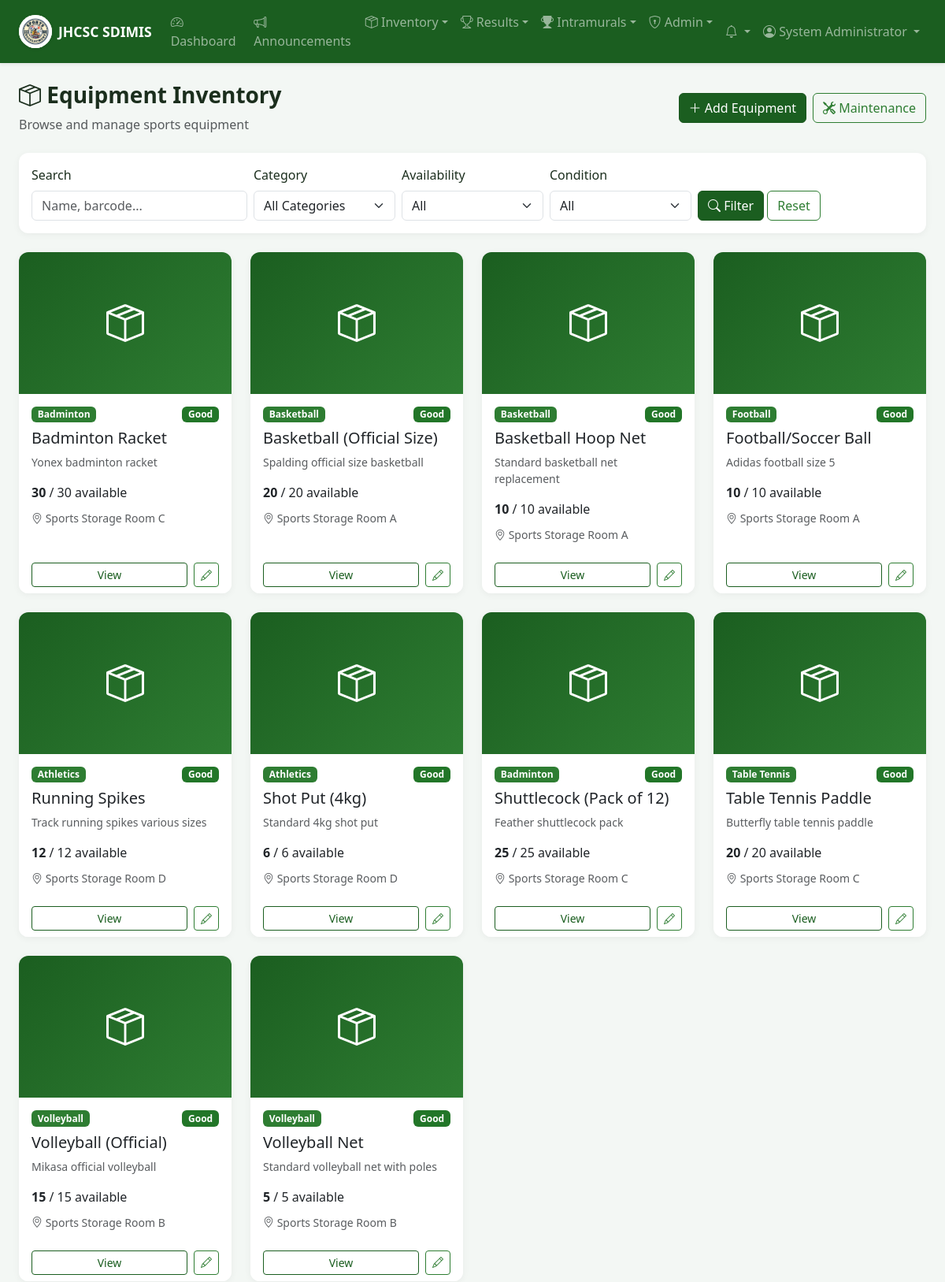
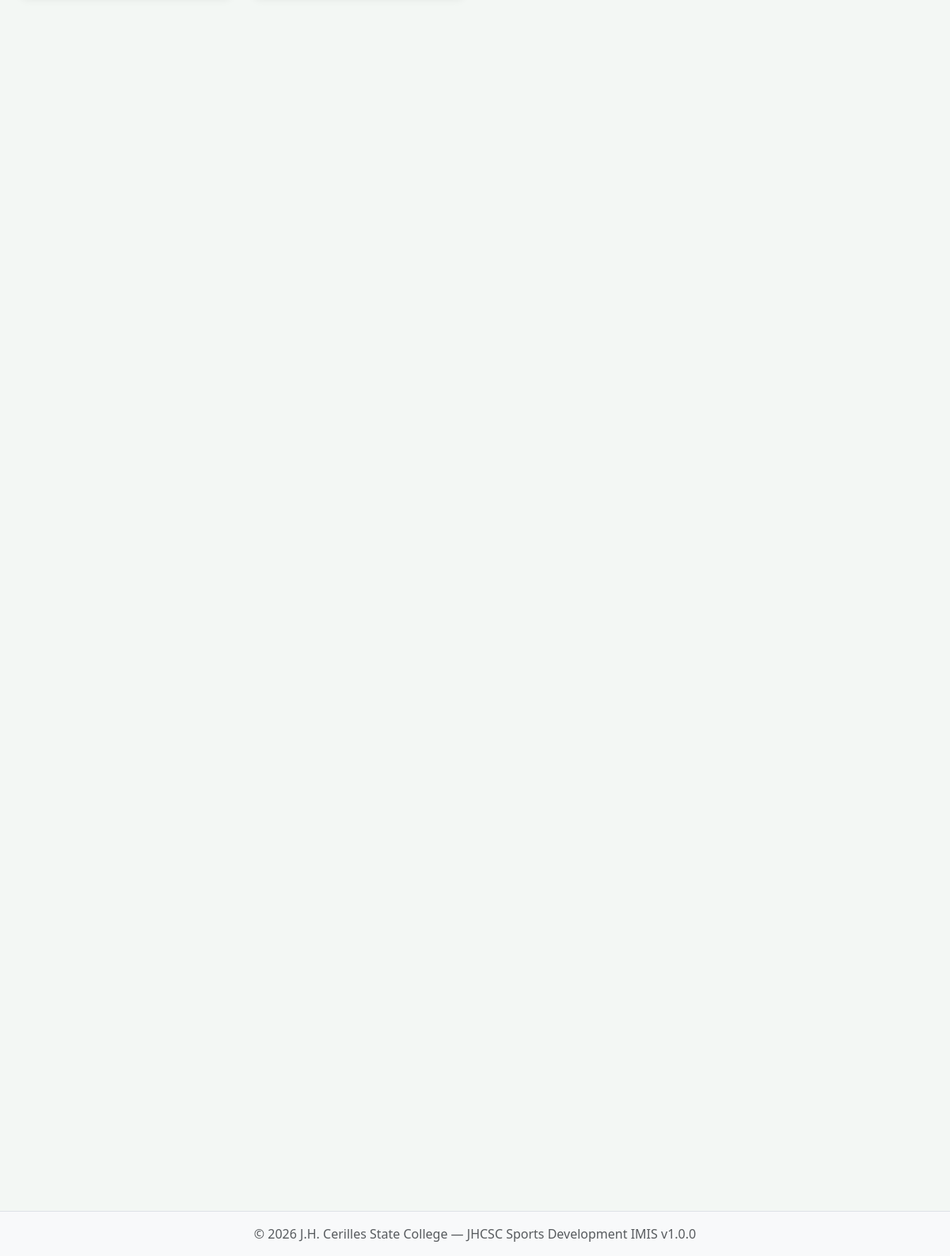
Page /equipment/index.php (signed in) on the committed database (2 pictures, top to bottom).
### tables this page shows
CREATE TABLE IF NOT EXISTS equipment (
    id INT AUTO_INCREMENT PRIMARY KEY,
    category_id INT NOT NULL,
    name VARCHAR(150) NOT NULL,
    description TEXT,
    barcode VARCHAR(50) DEFAULT NULL UNIQUE,
    quantity_total INT NOT NULL DEFAULT 0,
    quantity_available INT NOT NULL DEFAULT 0,
    quantity_borrowed INT NOT NULL DEFAULT 0,
    quantity_reserved INT NOT NULL DEFAULT 0,
    quantity_damaged INT NOT NULL DEFAULT 0,
    quantity_maintenance INT NOT NULL DEFAULT 0,
    `condition` ENUM('excellent', 'good', 'fair', 'poor', 'damaged') NOT NULL DEFAULT 'good',
    location VARCHAR(100) DEFAULT 'Sports Office',
    image VARCHAR(255) DEFAULT NULL,
    low_stock_threshold INT NOT NULL DEFAULT 3,
    is_active TINYINT(1) NOT NULL DEFAULT 1,
    created_at TIMESTAMP DEFAULT CURRENT_TIMESTAMP,
    updated_at TIMESTAMP DEFAULT CURRENT_TIMESTAMP ON UPDATE CURRENT_TIMESTAMP,
    FOREIGN KEY (category_id) REFERENCES equipment_categories(id) ON DELETE RESTRICT
);

CREATE TABLE IF NOT EXISTS equipment_categories (
    id INT AUTO_INCREMENT PRIMARY KEY,
    name VARCHAR(100) NOT NULL UNIQUE,
    description TEXT,
    is_active TINYINT(1) NOT NULL DEFAULT 1,
    created_at TIMESTAMP DEFAULT CURRENT_TIMESTAMP
);

### includes/auth.php (called while the page is built, shortened)
<?php
require_once __DIR__ . '/functions.php';
function isLoggedIn(): bool
{
    return isset($_SESSION['user_id']) && !empty($_SESSION['user_id']);
}
function canManageInventory(): bool
{
    return isLoggedIn() && in_array($_SESSION['user_role'], ['admin', 'coordinator', 'staff'], true);
}

### equipment/index.php (the view, shortened to what this page needs)
<?php
require_once __DIR__ . '/../includes/auth.php';
$db = getDB();
$search = get('search');
$page = max(1, (int) get('page', '1'));
$perPage = 12;
$where = ['e.is_active = 1'];
$params = [];
$whereClause = implode(' AND ', $where);
$countStmt = $db->prepare("SELECT COUNT(*) FROM equipment e WHERE $whereClause");
$countStmt->execute($params);
$total = (int) $countStmt->fetchColumn();
$pagination = paginate($total, $perPage, $page);
$sql = "SELECT e.*, c.name as category_name FROM equipment e
        JOIN equipment_categories c ON e.category_id = c.id
        WHERE $whereClause ORDER BY e.name ASC LIMIT {$pagination['offset']}, $perPage";
$stmt = $db->prepare($sql);
$stmt->execute($params);
$equipment = $stmt->fetchAll();
require_once __DIR__ . '/../includes/header.php';
?>
<div class="page-header d-flex justify-content-between align-items-center flex-wrap gap-2">
    <div>
        <h1><i class="bi bi-box-seam"></i> Equipment Inventory</h1>
        <p class="text-muted mb-0">Browse and manage sports equipment</p>
    </div>
    <?php if (canManageInventory()): ?>
    <div class="d-flex gap-2">
        <a href="<?= BASE_URL ?>/equipment/add.php" class="btn btn-primary"><i class="bi bi-plus-lg"></i> Add Equipment</a>
        <a href="<?= BASE_URL ?>/equipment/maintenance.php" class="btn btn-outline-secondary"><i class="bi bi-tools"></i> Maintenance</a>
    </div>
    <?php endif; ?>
</div>
<div class="filter-bar">
    <form method="GET" class="row g-2 align-items-end">
        <div class="col-md-3">
            <label class="form-label">Search</label>
            <input type="text" name="search" class="form-control" placeholder="Name, barcode..." value="<?= sanitize($search) ?>">
        </div>
        <div class="col-md-2">
            <label class="form-label">Category</label>
            <select name="category" class="form-select">
                <option value="">All Categories</option>
            </select>
        </div>
        <div class="col-md-2">
            <label class="form-label">Availability</label>
            <select name="availability" class="form-select">
                <option value="">All</option>
            </select>
        </div>
        <div class="col-md-2">
            <label class="form-label">Condition</label>
            <select name="condition" class="form-select">
                <option value="">All</option>
            </select>
        </div>
        <div class="col-md-3">
            <button type="submit" class="btn btn-primary"><i class="bi bi-search"></i> Filter</button>
            <a href="<?= BASE_URL ?>/equipment/index.php" class="btn btn-outline-secondary">Reset</a>
        </div>
    </form>
</div>
<div class="row g-4">
    <?php if (empty($equipment)): ?>
    <div class="col-12 text-center py-5">
        <i class="bi bi-inbox" style="font-size: 4rem; color: #ccc;"></i>
        <p class="text-muted mt-3">No equipment found</p>
    </div>
    <?php else: ?>
    <?php foreach ($equipment as $eq): ?>
    <div class="col-md-6 col-lg-4 col-xl-3">
        <div class="card equipment-card h-100">
            <?php if ($eq['image']): ?>
            <img src="<?= UPLOAD_URL . sanitize($eq['image']) ?>" class="card-img-top" alt="<?= sanitize($eq['name']) ?>">
            <?php else: ?>
            <div class="placeholder-img"><i class="bi bi-box-seam"></i></div>
            <?php endif; ?>
            <div class="card-body">
                <div class="d-flex justify-content-between align-items-start mb-2">
                    <span class="badge bg-secondary"><?= sanitize($eq['category_name']) ?></span>
                    <?= statusBadge($eq['condition']) ?>
                </div>
                <h5 class="card-title"><?= sanitize($eq['name']) ?></h5>
                <p class="card-text text-muted small"><?= sanitize(substr($eq['description'] ?? '', 0, 80)) ?></p>
                <div class="d-flex justify-content-between align-items-center mb-2">
                    <span><strong><?= $eq['quantity_available'] ?></strong> / <?= $eq['quantity_total'] ?> available</span>
                </div>
                <small class="text-muted"><i class="bi bi-geo-alt"></i> <?= sanitize($eq['location']) ?></small>
            </div>
            <div class="card-footer bg-white border-top-0 d-flex gap-2">
                <a href="<?= BASE_URL ?>/equipment/view.php?id=<?= $eq['id'] ?>" class="btn btn-sm btn-outline-primary flex-fill">View</a>
                <?php if (canManageInventory()): ?>
                <a href="<?= BASE_URL ?>/equipment/edit.php?id=<?= $eq['id'] ?>" class="btn btn-sm btn-outline-secondary"><i class="bi bi-pencil"></i></a>
                <?php endif; ?>
            </div>
        </div>
    </div>
    <?php endforeach; ?>
    <?php endif; ?>
</div>
<?php require_once __DIR__ . '/../includes/footer.php'; ?>

### includes/functions.php (shortened to what this page needs)
<?php
function sanitize(string $input): string
{
    return htmlspecialchars(trim($input), ENT_QUOTES, 'UTF-8');
}
function get(string $key, $default = ''): string
{
    return isset($_GET[$key]) ? trim($_GET[$key]) : $default;
}
function statusBadge(string $status): string
{
    $classes = [
        'pending'     => 'warning',
        'approved'    => 'info',
        'rejected'    => 'danger',
        'cancelled'   => 'secondary',
        'checked_out' => 'primary',
        'returned'    => 'success',
        'overdue'     => 'danger',
        'excellent'   => 'success',
        'good'        => 'info',
        'fair'        => 'warning',
        'poor'        => 'danger',
        'damaged'     => 'danger',
        'scheduled'   => 'info',
        'in_progress' => 'warning',
        'ongoing'     => 'warning',
        'completed'   => 'success',
        'forfeit'     => 'danger',
        'reported'    => 'warning',
        'resolved'    => 'success',
        'info'        => 'info',
        'success'     => 'success',
        'warning'     => 'warning',
        'danger'      => 'danger',
        'open'        => 'warning',
        'in_progress' => 'info',
        'resolved'    => 'success',
        'closed'      => 'secondary',
        'query'       => 'primary',
        'incident'    => 'danger',
        'equipment'   => 'warning',
        'schedule'    => 'info',
        'roster'      => 'secondary',
        'results'     => 'success',
        'other'       => 'secondary',
    ];
    $class = $classes[$status] ?? 'secondary';
    return '<span class="badge bg-' . $class . '">' . ucfirst(str_replace('_', ' ', $status)) . '</span>';
}
function paginate(int $total, int $perPage, int $currentPage): array
{
    $totalPages = max(1, (int) ceil($total / $perPage));
    $currentPage = max(1, min($currentPage, $totalPages));
    $offset = ($currentPage - 1) * $perPage;
    return [
        'total'        => $total,
        'per_page'     => $perPage,
        'current_page' => $currentPage,
        'total_pages'  => $totalPages,
        'offset'       => $offset,
    ];
}

### assets/css/style.css (style rules this page uses)
:root { --jhcsc-primary: #1b5e20; --jhcsc-secondary: #2e7d32; --jhcsc-accent: #c62828; }
body { min-height: 100vh; display: flex; flex-direction: column; background-color: var(--theme-body-bg, #f4f6f9); color: var(--theme-text, #2c3e50); }
.equipment-card { border: none; border-radius: 12px; overflow: hidden; transition: transform 0.2s, box-shadow 0.2s; }
.equipment-card .placeholder-img { height: 180px; display: flex; align-items: center; justify-content: center; background: linear-gradient(135deg, var(--theme-primary, #667eea) 0%, var(--theme-secondary, #764ba2) 100%); color: white; font-size: 3rem; }
.card { border: none; border-radius: 12px; box-shadow: 0 2px 10px rgba(0,0,0,0.05); background-color: var(--theme-card-bg, #ffffff); }
.page-header h1 { font-size: 1.75rem; font-weight: 700; color: var(--theme-text, #2c3e50); }
.page-header { margin-bottom: 1.5rem; }
.page-header.d-flex, .page-header.flex-wrap { flex-wrap: wrap; gap: 0.75rem; }
.filter-bar { background: var(--theme-card-bg, white); border-radius: 12px; padding: 1rem; margin-bottom: 1.5rem; box-shadow: 0 2px 10px rgba(0,0,0,0.05); }

### rows in the picture
equipment: category.name "Badminton", condition "Good", name "Badminton Racket", description "Yonex badminton racket", quantity_available "30", quantity_total "30", location "Sports Storage Room C"
equipment: category.name "Basketball", condition "Good", name "Basketball (Official Size)", description "Spalding official size basketball", quantity_available "20", quantity_total "20", location "Sports Storage Room A"
equipment: category.name "Basketball", condition "Good", name "Basketball Hoop Net", description "Standard basketball net replacement", quantity_available "10", quantity_total "10", location "Sports Storage Room A"
equipment: category.name "Football", condition "Good", name "Football/Soccer Ball", description "Adidas football size 5", quantity_available "10", quantity_total "10", location "Sports Storage Room A"
equipment: category.name "Athletics", condition "Good", name "Running Spikes", description "Track running spikes various sizes", quantity_available "12", quantity_total "12", location "Sports Storage Room D"
equipment: category.name "Athletics", condition "Good", name "Shot Put (4kg)", description "Standard 4kg shot put", quantity_available "6", quantity_total "6", location "Sports Storage Room D"
equipment: category.name "Badminton", condition "Good", name "Shuttlecock (Pack of 12)", description "Feather shuttlecock pack", quantity_available "25", quantity_total "25", location "Sports Storage Room C"
equipment: category.name "Table Tennis", condition "Good", name "Table Tennis Paddle", description "Butterfly table tennis paddle", quantity_available "20", quantity_total "20", location "Sports Storage Room C"
equipment: category.name "Volleyball", condition "Good", name "Volleyball (Official)", description "Mikasa official volleyball", quantity_available "15", quantity_total "15", location "Sports Storage Room B"
equipment: category.name "Volleyball", condition "Good", name "Volleyball Net", description "Standard volleyball net with poles", quantity_available "5", quantity_total "5", location "Sports Storage Room B"

### other values in the picture
APP_SHORT_NAME "JHCSC SDIMIS"
$entry['label'] "Dashboard"
$entry['label'] "Announcements"
$entry['label'] "Inventory"
$entry['label'] "Results"
$entry['label'] "Intramurals"
$entry['label'] "Admin"
$_SESSION['user_name'] "System Administrator"
APP_CAMPUS "J.H. Cerilles State College"
APP_NAME "JHCSC Sports Development IMIS"
APP_VERSION "1.0.0"
